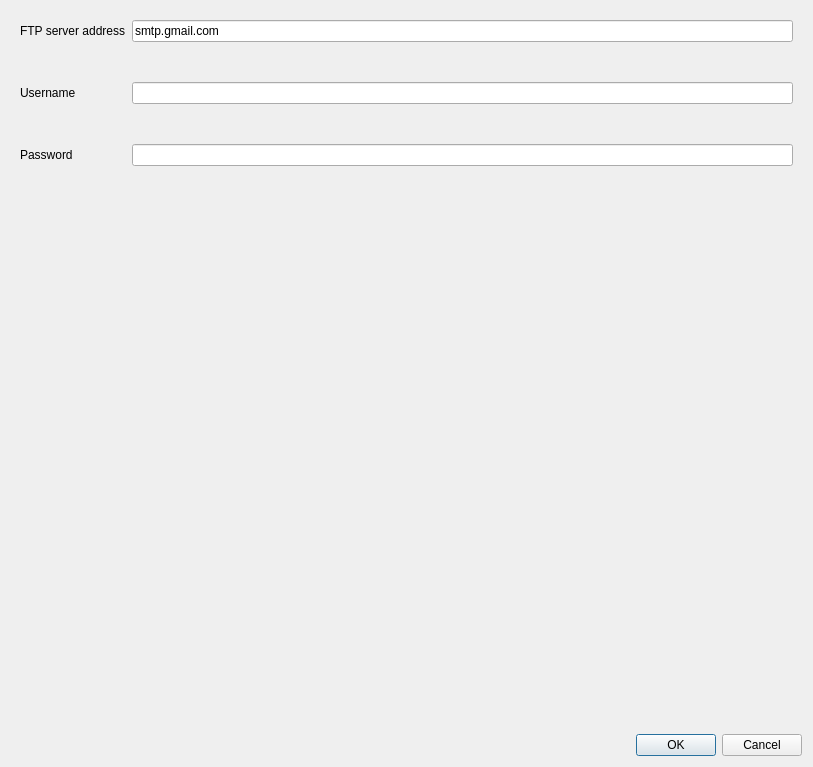
<?xml version="1.0" encoding="UTF-8"?>
<ui version="4.0">
 <class>FtpSettingsDialog</class>
 <widget class="QDialog" name="FtpSettingsDialog">
  <property name="geometry">
   <rect>
    <x>0</x>
    <y>0</y>
    <width>813</width>
    <height>767</height>
   </rect>
  </property>
  <property name="windowTitle">
   <string>Form</string>
  </property>
  <layout class="QVBoxLayout" name="verticalLayout">
   <item>
    <widget class="QWidget" name="widget" native="true">
     <layout class="QFormLayout" name="formLayout">
      <property name="verticalSpacing">
       <number>12</number>
      </property>
      <item row="2" column="0">
       <widget class="QLabel" name="label">
        <property name="text">
         <string>FTP server address</string>
        </property>
       </widget>
      </item>
      <item row="2" column="1">
       <widget class="QLineEdit" name="host">
        <property name="text">
         <string>smtp.gmail.com</string>
        </property>
       </widget>
      </item>
      <item row="3" column="1">
       <spacer name="verticalSpacer_4">
        <property name="orientation">
         <enum>Qt::Vertical</enum>
        </property>
        <property name="sizeType">
         <enum>QSizePolicy::Fixed</enum>
        </property>
        <property name="sizeHint" stdset="0">
         <size>
          <width>1</width>
          <height>16</height>
         </size>
        </property>
       </spacer>
      </item>
      <item row="5" column="0">
       <widget class="QLabel" name="label_2">
        <property name="text">
         <string>Username</string>
        </property>
       </widget>
      </item>
      <item row="5" column="1">
       <widget class="QLineEdit" name="username"/>
      </item>
      <item row="6" column="1">
       <spacer name="verticalSpacer_3">
        <property name="orientation">
         <enum>Qt::Vertical</enum>
        </property>
        <property name="sizeType">
         <enum>QSizePolicy::Fixed</enum>
        </property>
        <property name="sizeHint" stdset="0">
         <size>
          <width>1</width>
          <height>16</height>
         </size>
        </property>
       </spacer>
      </item>
      <item row="7" column="0">
       <widget class="QLabel" name="label_3">
        <property name="text">
         <string>Password</string>
        </property>
       </widget>
      </item>
      <item row="7" column="1">
       <widget class="QLineEdit" name="password">
        <property name="echoMode">
         <enum>QLineEdit::PasswordEchoOnEdit</enum>
        </property>
       </widget>
      </item>
      <item row="8" column="1">
       <spacer name="verticalSpacer_5">
        <property name="orientation">
         <enum>Qt::Vertical</enum>
        </property>
        <property name="sizeType">
         <enum>QSizePolicy::Fixed</enum>
        </property>
        <property name="sizeHint" stdset="0">
         <size>
          <width>1</width>
          <height>16</height>
         </size>
        </property>
       </spacer>
      </item>
     </layout>
    </widget>
   </item>
   <item>
    <spacer name="verticalSpacer_2">
     <property name="orientation">
      <enum>Qt::Vertical</enum>
     </property>
     <property name="sizeHint" stdset="0">
      <size>
       <width>20</width>
       <height>40</height>
      </size>
     </property>
    </spacer>
   </item>
   <item>
    <widget class="QDialogButtonBox" name="buttonBox">
     <property name="standardButtons">
      <set>QDialogButtonBox::Cancel|QDialogButtonBox::Ok</set>
     </property>
    </widget>
   </item>
  </layout>
 </widget>
 <resources/>
 <connections>
  <connection>
   <sender>buttonBox</sender>
   <signal>accepted()</signal>
   <receiver>FtpSettingsDialog</receiver>
   <slot>accept()</slot>
   <hints>
    <hint type="sourcelabel">
     <x>550</x>
     <y>747</y>
    </hint>
    <hint type="destinationlabel">
     <x>592</x>
     <y>708</y>
    </hint>
   </hints>
  </connection>
  <connection>
   <sender>buttonBox</sender>
   <signal>rejected()</signal>
   <receiver>FtpSettingsDialog</receiver>
   <slot>reject()</slot>
   <hints>
    <hint type="sourcelabel">
     <x>468</x>
     <y>746</y>
    </hint>
    <hint type="destinationlabel">
     <x>473</x>
     <y>696</y>
    </hint>
   </hints>
  </connection>
 </connections>
</ui>
